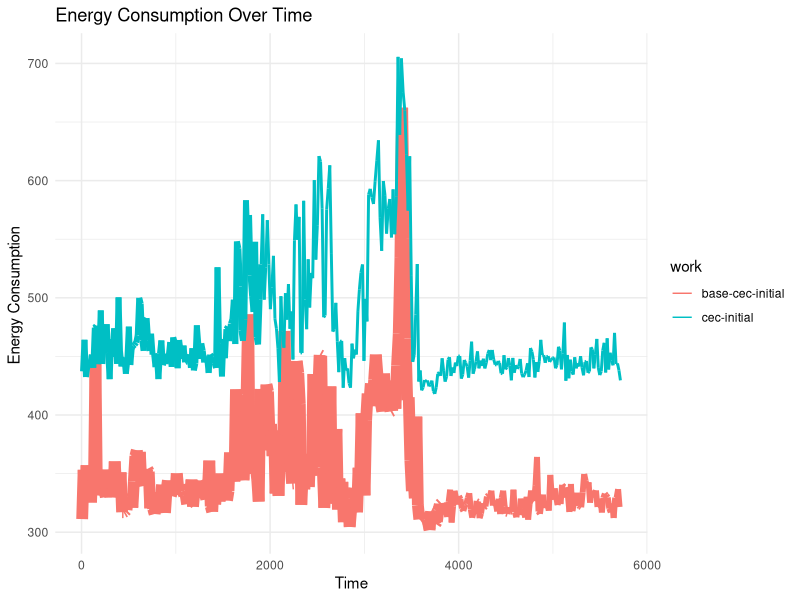
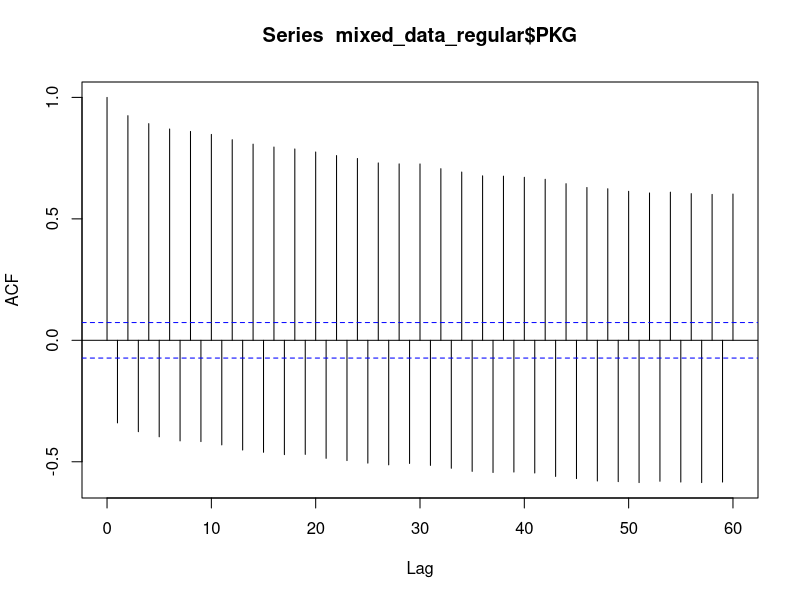

R code for these plots, in order: (Note: this script raises an error after producing the figures.)
mixed_data_regular <- read.csv("data/cec-1.11.8-cec-initial-17-Jan-12-08-26.csv")
mixed_data_regular$group <- "regular"
mixed_data_regular$cum_seconds <- cumsum(mixed_data_regular$seconds)
mixed_data_regular$linewidth <- ifelse( mixed_data_regular$dimension == 10, 4,
                                       ifelse( mixed_data_regular$dimension ==5, 2, 1))
library(ggplot2)
ggplot(mixed_data_regular, aes(x = cum_seconds, y = PKG,group=work,color=work)) +
  geom_line(linewidth=mixed_data_regular$linewidth) +
  labs(
    title = "Energy Consumption Over Time",
    x = "Time",
    y = "Energy Consumption "
  ) +
  theme_minimal()

mixed_data_regular_self_correlation <- acf(mixed_data_regular$PKG, lag.max=60)


for (i in seq(from=2,to=nrow(mixed_data_regular),by=2)) {
  mixed_data_regular$delta_seconds[i] <- mixed_data_regular$seconds[i] - mixed_data_regular$seconds[i-1]
  mixed_data_regular$delta_PKG[i] <- mixed_data_regular$PKG[i] - mixed_data_regular$PKG[i-1]
}


mixed_data_regular_workload <- mixed_data_regular %>% filter( delta_PKG != 0)

library(dplyr)
summary_data_regular <- mixed_data_regular_workload %>%
  group_by(dimension, population_size, max_gens ) %>%
  summarise(
    mean_delta_PKG = mean(delta_PKG),
    median_delta_PKG = median(delta_PKG),
    trimmed_mean_delta_PKG = mean(delta_PKG, trim=0.2),
    sd_delta_PKG = sd(delta_PKG),
    iqr_delta_PKG = IQR(delta_PKG),
    conf_interval_delta_PKG = sprintf("[%s, %s]", round(t.test(delta_PKG)$conf.int[1], 2), round(t.test(delta_PKG)$conf.int[2], 2)),
    iqr_PKG = IQR(PKG)
  )


mixed_data_sandwich <- read.csv("data/cec-1.11.8-cec-sandwich-17-Jan-20-05-31.csv")
mixed_data_sandwich$group <- "sandwich"
mixed_data_sandwich$cum_seconds <- cumsum(mixed_data_sandwich$seconds)

mixed_data_sandwich_base <- mixed_data_sandwich %>% filter( work == "base-cec-sandwich")
mixed_data_sandwich_base_self_correlation <- acf(mixed_data_sandwich_base$PKG, lag.max=60)
mixed_data_sandwich_workload <- mixed_data_sandwich %>% filter( work == "cec-sandwich")
mixed_data_sandwich_workload_self_correlation <- acf(mixed_data_sandwich_workload$PKG, lag.max=60)

ggplot(mixed_data_sandwich, aes(x = cum_seconds, y = PKG,group=work,color=work)) +
  geom_line() +
  labs(
    title = "Energy Consumption Over Time",
    x = "Time",
    y = "Energy Consumption "
  ) +
  theme_minimal()

process_deltas <- function(data) {
  n <- nrow(data)
  data$delta_PKG <- rep(NA_real_, n)
  data$delta_seconds <- rep(NA_real_, n)
  for (k in seq(from=0,to=n-1,by=61)) {
    for (i in seq(from=2,to=60,by=2)) {
      index <- k+i
      data$delta_seconds[index] <- data$seconds[index] - (data$seconds[index-1]+ data$seconds[index+1])/2
      data$delta_PKG[index] <- data$PKG[index] - (data$PKG[index-1] + data$PKG[index+1])/2

    }
  }
  return(data %>% filter( delta_PKG != 0))
}

create_summary <- function(data) {
  return(
    data %>%
      group_by(dimension, population_size, max_gens ) %>%
      summarise(
        mean_delta_PKG = mean(delta_PKG),
        median_delta_PKG = median(delta_PKG),
        trimmed_mean_delta_PKG = mean(delta_PKG, trim=0.2),
        sd_delta_PKG = sd(delta_PKG),
        iqr_delta_PKG = IQR(delta_PKG),
        iqr_PKG = IQR(PKG),
        conf_interval_delta_PKG = sprintf("[%s, %s]", round(t.test(delta_PKG)$conf.int[1], 2), round(t.test(delta_PKG)$conf.int[2], 2))
      )
  )
}

processed_sandwich_v1 <- process_deltas(mixed_data_sandwich)
summary_data_sandwich_v1 <- create_summary(processed_sandwich_v1)

mixed_data_sandwich_v2 <- read.csv("data/cec-1.11.8-cec-sandwich-v2-18-Jan-09-39-50.csv")
mixed_data_sandwich_v2$group <- "sandwich_v2"
mixed_data_sandwich_v2$cum_seconds <- cumsum(mixed_data_sandwich_v2$seconds)

ggplot(mixed_data_sandwich_v2, aes(x = cum_seconds, y = PKG,group=work,color=work)) +
  geom_line() +
  labs(
    title = "Energy Consumption Over Time",
    x = "Time",
    y = "Energy Consumption "
  ) +
  theme_minimal()

processed_sandwich_v2 <- process_deltas(mixed_data_sandwich_v2)
summary_data_sandwich_v2 <- create_summary(processed_sandwich_v2)

mixed_data_sandwich_v3 <- read.csv("data/cec-1.11.8-cec-sandwich-v3-18-Jan-11-55-49.csv")
mixed_data_sandwich_v3$group <- "sandwich_v3"
mixed_data_sandwich_v3$cum_seconds <- cumsum(mixed_data_sandwich_v3$seconds)
ggplot(mixed_data_sandwich_v3, aes(x = cum_seconds, y = PKG,group=work,color=work)) +
  geom_line() +
  labs(
    title = "Energy Consumption Over Time",
    x = "Time",
    y = "Energy Consumption "
  ) +
  theme_minimal()

processed_sandwich_v3 <- process_deltas(mixed_data_sandwich_v3)
summary_data_sandwich_v3 <- create_summary(processed_sandwich_v3)


mixed_data_sandwich_v4 <- read.csv("data/cec-1.11.8-cec-sandwich-v4-18-Jan-13-40-03.csv")
mixed_data_sandwich_v4$group <- "sandwich_v4"
mixed_data_sandwich_v4$cum_seconds <- cumsum(mixed_data_sandwich_v4$seconds)
ggplot(mixed_data_sandwich_v4, aes(x = cum_seconds, y = PKG,group=work,color=work)) +
  geom_line() +
  labs(
    title = "Energy Consumption Over Time",
    x = "Time",
    y = "Energy Consumption "
  ) + theme_minimal()

processed_sandwich_v4 <- process_deltas(mixed_data_sandwich_v4)
summary_data_sandwich_v4 <- create_summary(processed_sandwich_v4)

processed_sandwich <- rbind(processed_sandwich_v1,
                              processed_sandwich_v2,
                              processed_sandwich_v3,
                              processed_sandwich_v4)

summary_sandwich <- create_summary(processed_sandwich)


# Old results
lion_baseline <- read.csv("data/lion-1.11.7-baseline-bna-baseline-12-Jan-14-46-15.csv")
lion_baseline %>% group_by(dimension,population_size) %>%
  summarise(median_energy=median(PKG), sd_energy=sd(PKG),
            trimmed_mean_energy=mean(PKG,trim=0.2),
            median_time=median(seconds), sd_time=sd(seconds),
            trimmed_mean_time=mean(seconds, trim=0.2)) -> summary_lion_baseline

lion_results <- read.csv("data/lion-1.11.7-bna-fix-rand-bna-fix-rand-12-Jan-15-22-19.csv")
lion_results$delta_PKG <- 0
lion_results$delta_seconds <- 0
for (dim in c(3,5)) {
  for ( pop_size in c(200,400)) {
    number_of_rows <- nrow(lion_results[ lion_results$dimension==dim & lion_results$population_size==pop_size,])
    lion_results[ lion_results$dimension==dim & lion_results$population_size==pop_size,]$delta_PKG <-
      lion_results[ lion_results$dimension==dim & lion_results$population_size==pop_size,]$PKG  -
      rep(summary_lion_baseline[ summary_lion_baseline$population_size == pop_size & summary_lion_baseline$dimension==dim, ]$median_energy,number_of_rows)

    lion_results[ lion_results$dimension==dim & lion_results$population_size==pop_size,]$delta_seconds <-
      lion_results[ lion_results$dimension==dim & lion_results$population_size==pop_size,]$seconds  -
      rep(summary_lion_baseline[ summary_lion_baseline$population_size == pop_size & summary_lion_baseline$dimension==dim, ]$median_time,number_of_rows)
  }
}

lion_results %>% group_by(dimension,population_size) %>%
  summarise(
    mean_delta_PKG = mean(delta_PKG),
    median_delta_PKG = median(delta_PKG),
    trimmed_mean_delta_PKG = mean(delta_PKG, trim=0.2),
    sd_delta_PKG = sd(delta_PKG),
    iqr_delta_PKG = IQR(delta_PKG),
    iqr_PKG = IQR(PKG)
  ) -> summary_lion_results
